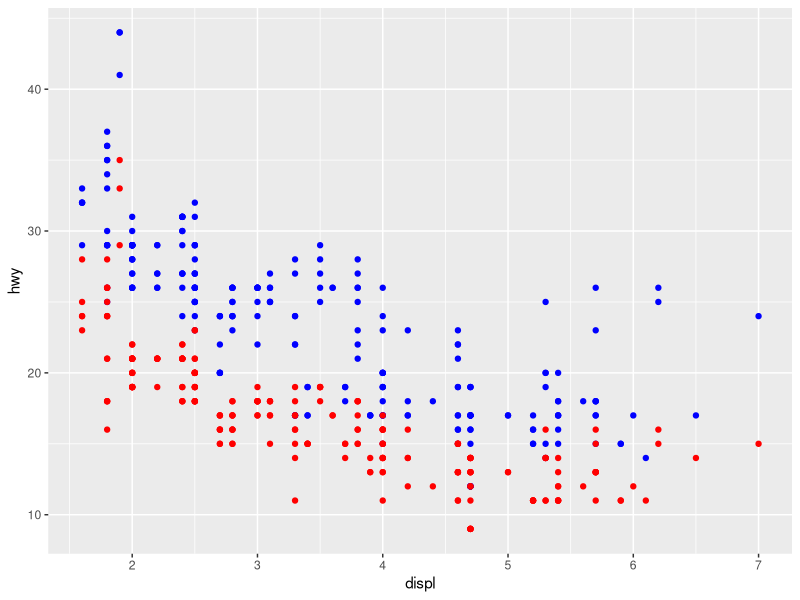
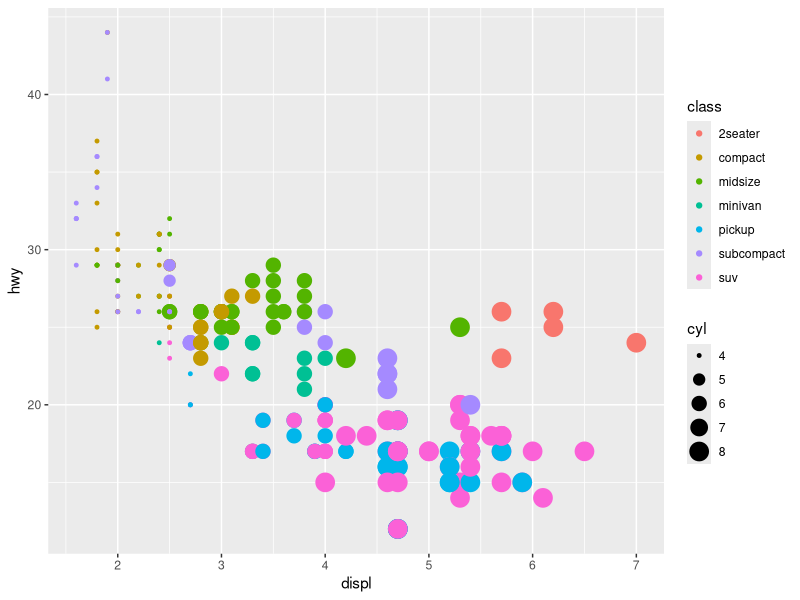
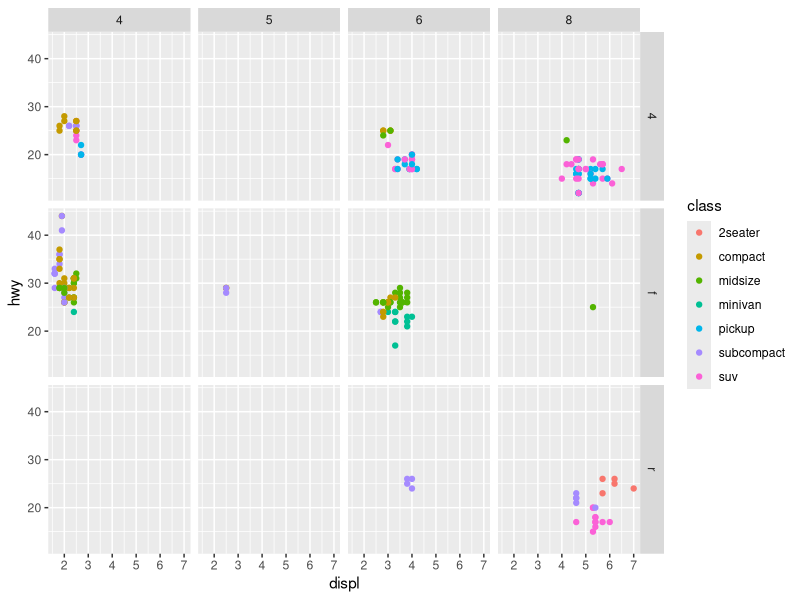
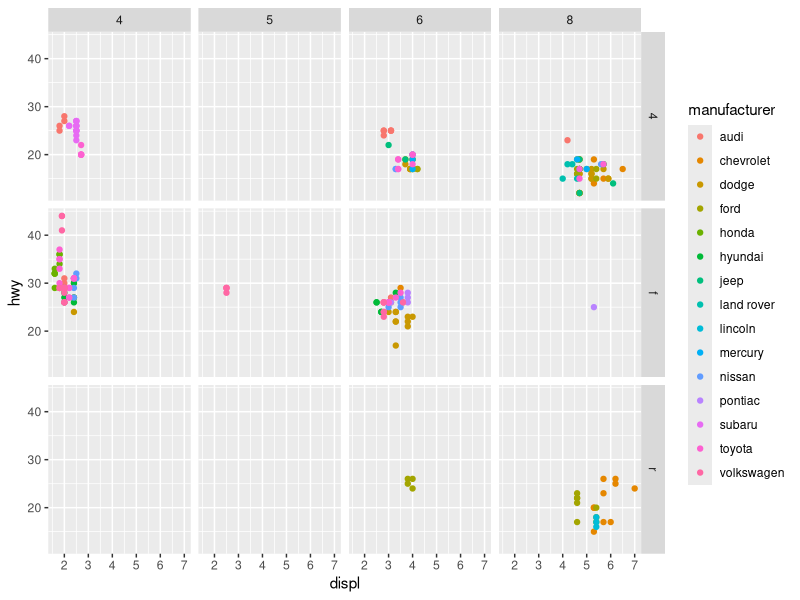
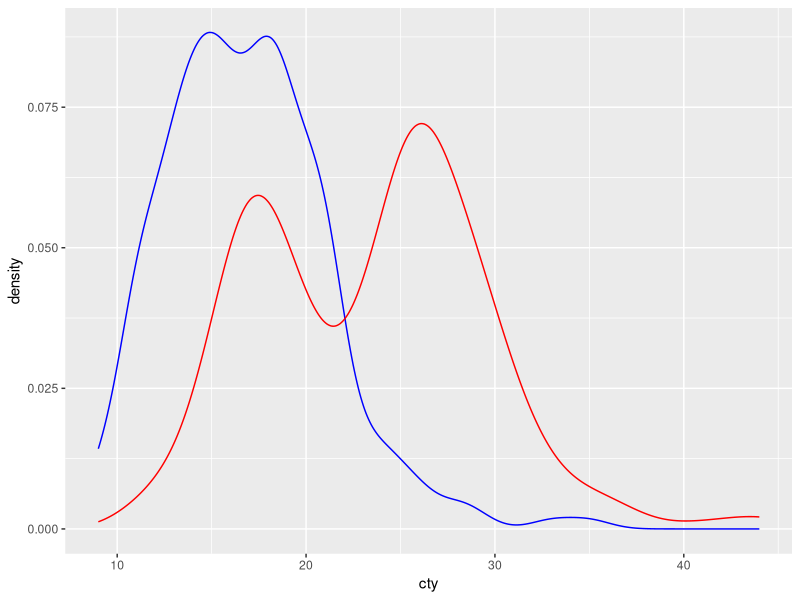

These figures' R source, in order:
library(ggplot2)
d<-mpg
ggplot(d) + 
  geom_point(aes(x=displ,y=hwy),
             colour="blue")+
  geom_point(aes(x=displ,y=cty),
             colour="red")

ggplot(d)+geom_point(aes(x=displ,y=hwy,
                         colour=class,size=cyl))

ggplot(data=d)+
  geom_point(aes(x=displ,y=hwy,colour=class))+
  facet_grid(drv~cyl)

ggplot(data=d)+
  geom_point(aes(x=displ,y=hwy,colour=manufacturer))+
  facet_grid(drv~cyl)

ggplot(d) + 
  geom_density(aes(x=cty),colour="blue")+
  geom_density(aes(x=hwy),colour="red")
  
  